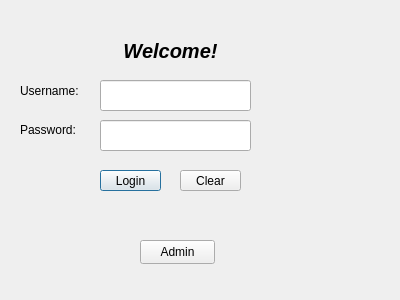
<?xml version="1.0" encoding="UTF-8"?>
<ui version="4.0">
 <class>Login</class>
 <widget class="QDialog" name="Login">
  <property name="geometry">
   <rect>
    <x>0</x>
    <y>0</y>
    <width>400</width>
    <height>300</height>
   </rect>
  </property>
  <property name="windowTitle">
   <string>Dialog</string>
  </property>
  <widget class="QLineEdit" name="logPass">
   <property name="geometry">
    <rect>
     <x>100</x>
     <y>120</y>
     <width>151</width>
     <height>31</height>
    </rect>
   </property>
   <property name="mouseTracking">
    <bool>true</bool>
   </property>
   <property name="echoMode">
    <enum>QLineEdit::EchoMode::Password</enum>
   </property>
  </widget>
  <widget class="QLabel" name="labelUsername">
   <property name="geometry">
    <rect>
     <x>20</x>
     <y>80</y>
     <width>101</width>
     <height>21</height>
    </rect>
   </property>
   <property name="text">
    <string>Username:</string>
   </property>
  </widget>
  <widget class="QLabel" name="labelPassword">
   <property name="geometry">
    <rect>
     <x>20</x>
     <y>120</y>
     <width>63</width>
     <height>20</height>
    </rect>
   </property>
   <property name="text">
    <string>Password:</string>
   </property>
  </widget>
  <widget class="QPushButton" name="LogButton">
   <property name="geometry">
    <rect>
     <x>100</x>
     <y>170</y>
     <width>61</width>
     <height>21</height>
    </rect>
   </property>
   <property name="text">
    <string>Login</string>
   </property>
  </widget>
  <widget class="QPushButton" name="CancelButt">
   <property name="geometry">
    <rect>
     <x>180</x>
     <y>170</y>
     <width>61</width>
     <height>21</height>
    </rect>
   </property>
   <property name="text">
    <string>Clear</string>
   </property>
  </widget>
  <widget class="QPushButton" name="AdminButton">
   <property name="geometry">
    <rect>
     <x>140</x>
     <y>240</y>
     <width>75</width>
     <height>24</height>
    </rect>
   </property>
   <property name="text">
    <string>Admin</string>
   </property>
  </widget>
  <widget class="QLineEdit" name="logUser">
   <property name="geometry">
    <rect>
     <x>100</x>
     <y>80</y>
     <width>151</width>
     <height>31</height>
    </rect>
   </property>
   <property name="mouseTracking">
    <bool>true</bool>
   </property>
   <property name="echoMode">
    <enum>QLineEdit::EchoMode::Password</enum>
   </property>
  </widget>
  <widget class="QLabel" name="lblWelcome">
   <property name="geometry">
    <rect>
     <x>120</x>
     <y>40</y>
     <width>101</width>
     <height>21</height>
    </rect>
   </property>
   <property name="font">
    <font>
     <pointsize>15</pointsize>
     <italic>true</italic>
     <bold>true</bold>
    </font>
   </property>
   <property name="text">
    <string>Welcome!</string>
   </property>
   <property name="alignment">
    <set>Qt::AlignmentFlag::AlignCenter</set>
   </property>
  </widget>
 </widget>
 <resources/>
 <connections/>
</ui>
